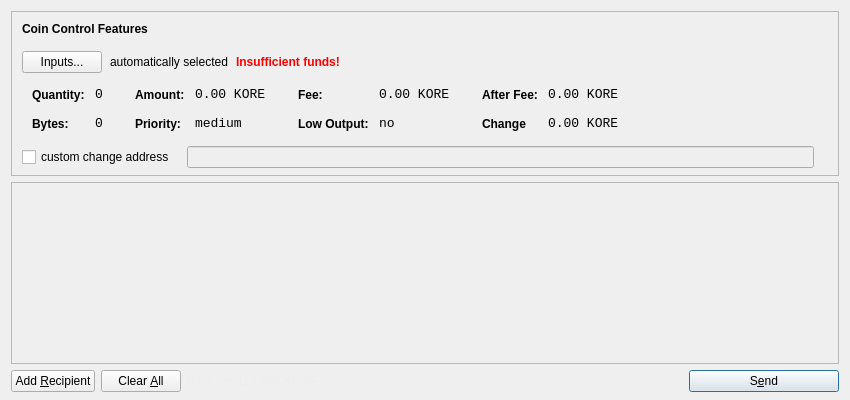
<?xml version="1.0" encoding="UTF-8"?>
<ui version="4.0">
 <class>SendCoinsDialog</class>
 <widget class="QDialog" name="SendCoinsDialog">
  <property name="geometry">
   <rect>
    <x>0</x>
    <y>0</y>
    <width>850</width>
    <height>400</height>
   </rect>
  </property>
  <property name="windowTitle">
   <string>Send Coins</string>
  </property>
  <layout class="QVBoxLayout" name="verticalLayout" stretch="0,1,0">
   <property name="bottomMargin">
    <number>8</number>
   </property>
   <item>
    <widget class="QFrame" name="frameCoinControl">
     <property name="sizePolicy">
      <sizepolicy hsizetype="Expanding" vsizetype="Expanding">
       <horstretch>0</horstretch>
       <verstretch>0</verstretch>
      </sizepolicy>
     </property>
     <property name="maximumSize">
      <size>
       <width>16777215</width>
       <height>16777215</height>
      </size>
     </property>
     <property name="frameShape">
      <enum>QFrame::StyledPanel</enum>
     </property>
     <property name="frameShadow">
      <enum>QFrame::Sunken</enum>
     </property>
     <layout class="QVBoxLayout" name="verticalLayoutCoinControl2">
      <property name="spacing">
       <number>6</number>
      </property>
      <property name="leftMargin">
       <number>0</number>
      </property>
      <property name="topMargin">
       <number>0</number>
      </property>
      <property name="rightMargin">
       <number>0</number>
      </property>
      <property name="bottomMargin">
       <number>6</number>
      </property>
      <item>
       <layout class="QVBoxLayout" name="verticalLayoutCoinControl" stretch="0,0,0,0,1">
        <property name="spacing">
         <number>0</number>
        </property>
        <property name="leftMargin">
         <number>10</number>
        </property>
        <property name="topMargin">
         <number>10</number>
        </property>
        <item>
         <layout class="QHBoxLayout" name="horizontalLayoutCoinControl1">
          <property name="bottomMargin">
           <number>15</number>
          </property>
          <item>
           <widget class="QLabel" name="labelCoinControlFeatures">
            <property name="sizePolicy">
             <sizepolicy hsizetype="Preferred" vsizetype="Maximum">
              <horstretch>0</horstretch>
              <verstretch>0</verstretch>
             </sizepolicy>
            </property>
            <property name="font">
             <font>
              <weight>75</weight>
              <bold>true</bold>
             </font>
            </property>
            <property name="styleSheet">
             <string notr="true">font-weight:bold;</string>
            </property>
            <property name="text">
             <string>Coin Control Features</string>
            </property>
           </widget>
          </item>
         </layout>
        </item>
        <item>
         <layout class="QHBoxLayout" name="horizontalLayoutCoinControl2" stretch="0,0,0,0">
          <property name="spacing">
           <number>8</number>
          </property>
          <property name="bottomMargin">
           <number>10</number>
          </property>
          <item>
           <widget class="QPushButton" name="pushButtonCoinControl">
            <property name="styleSheet">
             <string notr="true"/>
            </property>
            <property name="text">
             <string>Inputs...</string>
            </property>
           </widget>
          </item>
          <item>
           <widget class="QLabel" name="labelCoinControlAutomaticallySelected">
            <property name="text">
             <string>automatically selected</string>
            </property>
            <property name="margin">
             <number>5</number>
            </property>
           </widget>
          </item>
          <item>
           <widget class="QLabel" name="labelCoinControlInsuffFunds">
            <property name="font">
             <font>
              <weight>75</weight>
              <bold>true</bold>
             </font>
            </property>
            <property name="styleSheet">
             <string notr="true">color:red;font-weight:bold;</string>
            </property>
            <property name="text">
             <string>Insufficient funds!</string>
            </property>
            <property name="margin">
             <number>5</number>
            </property>
           </widget>
          </item>
          <item>
           <spacer name="horizontalSpacerCoinControl">
            <property name="orientation">
             <enum>Qt::Horizontal</enum>
            </property>
            <property name="sizeHint" stdset="0">
             <size>
              <width>40</width>
              <height>1</height>
             </size>
            </property>
           </spacer>
          </item>
         </layout>
        </item>
        <item>
         <widget class="QWidget" name="widgetCoinControl" native="true">
          <property name="sizePolicy">
           <sizepolicy hsizetype="Preferred" vsizetype="Preferred">
            <horstretch>0</horstretch>
            <verstretch>0</verstretch>
           </sizepolicy>
          </property>
          <property name="minimumSize">
           <size>
            <width>0</width>
            <height>0</height>
           </size>
          </property>
          <property name="styleSheet">
           <string notr="true"/>
          </property>
          <layout class="QHBoxLayout" name="horizontalLayoutCoinControl5">
           <property name="margin">
            <number>0</number>
           </property>
           <item>
            <layout class="QHBoxLayout" name="horizontalLayoutCoinControl3" stretch="0,0,0,1">
             <property name="spacing">
              <number>20</number>
             </property>
             <property name="topMargin">
              <number>0</number>
             </property>
             <property name="bottomMargin">
              <number>10</number>
             </property>
             <item>
              <layout class="QFormLayout" name="formLayoutCoinControl1">
               <property name="horizontalSpacing">
                <number>10</number>
               </property>
               <property name="verticalSpacing">
                <number>14</number>
               </property>
               <property name="leftMargin">
                <number>10</number>
               </property>
               <property name="topMargin">
                <number>4</number>
               </property>
               <property name="rightMargin">
                <number>6</number>
               </property>
               <item row="0" column="0">
                <widget class="QLabel" name="labelCoinControlQuantityText">
                 <property name="styleSheet">
                  <string notr="true">font-weight:bold;</string>
                 </property>
                 <property name="text">
                  <string>Quantity:</string>
                 </property>
                 <property name="margin">
                  <number>0</number>
                 </property>
                </widget>
               </item>
               <item row="0" column="1">
                <widget class="QLabel" name="labelCoinControlQuantity">
                 <property name="font">
                  <font>
                   <family>Monospace</family>
                   <pointsize>10</pointsize>
                  </font>
                 </property>
                 <property name="cursor">
                  <cursorShape>IBeamCursor</cursorShape>
                 </property>
                 <property name="contextMenuPolicy">
                  <enum>Qt::ActionsContextMenu</enum>
                 </property>
                 <property name="text">
                  <string>0</string>
                 </property>
                 <property name="margin">
                  <number>0</number>
                 </property>
                 <property name="textInteractionFlags">
                  <set>Qt::LinksAccessibleByMouse|Qt::TextSelectableByKeyboard|Qt::TextSelectableByMouse</set>
                 </property>
                </widget>
               </item>
               <item row="1" column="0">
                <widget class="QLabel" name="labelCoinControlBytesText">
                 <property name="styleSheet">
                  <string notr="true">font-weight:bold;</string>
                 </property>
                 <property name="text">
                  <string>Bytes:</string>
                 </property>
                </widget>
               </item>
               <item row="1" column="1">
                <widget class="QLabel" name="labelCoinControlBytes">
                 <property name="font">
                  <font>
                   <family>Monospace</family>
                   <pointsize>10</pointsize>
                  </font>
                 </property>
                 <property name="cursor">
                  <cursorShape>IBeamCursor</cursorShape>
                 </property>
                 <property name="contextMenuPolicy">
                  <enum>Qt::ActionsContextMenu</enum>
                 </property>
                 <property name="text">
                  <string>0</string>
                 </property>
                 <property name="textInteractionFlags">
                  <set>Qt::LinksAccessibleByMouse|Qt::TextSelectableByKeyboard|Qt::TextSelectableByMouse</set>
                 </property>
                </widget>
               </item>
              </layout>
             </item>
             <item>
              <layout class="QFormLayout" name="formLayoutCoinControl2">
               <property name="horizontalSpacing">
                <number>10</number>
               </property>
               <property name="verticalSpacing">
                <number>14</number>
               </property>
               <property name="leftMargin">
                <number>6</number>
               </property>
               <property name="topMargin">
                <number>4</number>
               </property>
               <property name="rightMargin">
                <number>6</number>
               </property>
               <item row="0" column="0">
                <widget class="QLabel" name="labelCoinControlAmountText">
                 <property name="styleSheet">
                  <string notr="true">font-weight:bold;</string>
                 </property>
                 <property name="text">
                  <string>Amount:</string>
                 </property>
                 <property name="margin">
                  <number>0</number>
                 </property>
                </widget>
               </item>
               <item row="0" column="1">
                <widget class="QLabel" name="labelCoinControlAmount">
                 <property name="font">
                  <font>
                   <family>Monospace</family>
                   <pointsize>10</pointsize>
                  </font>
                 </property>
                 <property name="cursor">
                  <cursorShape>IBeamCursor</cursorShape>
                 </property>
                 <property name="contextMenuPolicy">
                  <enum>Qt::ActionsContextMenu</enum>
                 </property>
                 <property name="text">
                  <string>0.00 KORE</string>
                 </property>
                 <property name="textInteractionFlags">
                  <set>Qt::LinksAccessibleByMouse|Qt::TextSelectableByKeyboard|Qt::TextSelectableByMouse</set>
                 </property>
                </widget>
               </item>
               <item row="1" column="0">
                <widget class="QLabel" name="labelCoinControlPriorityText">
                 <property name="styleSheet">
                  <string notr="true">font-weight:bold;</string>
                 </property>
                 <property name="text">
                  <string>Priority:</string>
                 </property>
                </widget>
               </item>
               <item row="1" column="1">
                <widget class="QLabel" name="labelCoinControlPriority">
                 <property name="font">
                  <font>
                   <family>Monospace</family>
                   <pointsize>10</pointsize>
                  </font>
                 </property>
                 <property name="cursor">
                  <cursorShape>IBeamCursor</cursorShape>
                 </property>
                 <property name="contextMenuPolicy">
                  <enum>Qt::ActionsContextMenu</enum>
                 </property>
                 <property name="text">
                  <string>medium</string>
                 </property>
                 <property name="textInteractionFlags">
                  <set>Qt::LinksAccessibleByMouse|Qt::TextSelectableByKeyboard|Qt::TextSelectableByMouse</set>
                 </property>
                </widget>
               </item>
              </layout>
             </item>
             <item>
              <layout class="QFormLayout" name="formLayoutCoinControl3">
               <property name="horizontalSpacing">
                <number>10</number>
               </property>
               <property name="verticalSpacing">
                <number>14</number>
               </property>
               <property name="leftMargin">
                <number>6</number>
               </property>
               <property name="topMargin">
                <number>4</number>
               </property>
               <property name="rightMargin">
                <number>6</number>
               </property>
               <item row="0" column="0">
                <widget class="QLabel" name="labelCoinControlFeeText">
                 <property name="styleSheet">
                  <string notr="true">font-weight:bold;</string>
                 </property>
                 <property name="text">
                  <string>Fee:</string>
                 </property>
                 <property name="margin">
                  <number>0</number>
                 </property>
                </widget>
               </item>
               <item row="0" column="1">
                <widget class="QLabel" name="labelCoinControlFee">
                 <property name="font">
                  <font>
                   <family>Monospace</family>
                   <pointsize>10</pointsize>
                  </font>
                 </property>
                 <property name="cursor">
                  <cursorShape>IBeamCursor</cursorShape>
                 </property>
                 <property name="contextMenuPolicy">
                  <enum>Qt::ActionsContextMenu</enum>
                 </property>
                 <property name="text">
                  <string>0.00 KORE</string>
                 </property>
                 <property name="textInteractionFlags">
                  <set>Qt::LinksAccessibleByMouse|Qt::TextSelectableByKeyboard|Qt::TextSelectableByMouse</set>
                 </property>
                </widget>
               </item>
               <item row="1" column="0">
                <widget class="QLabel" name="labelCoinControlLowOutputText">
                 <property name="styleSheet">
                  <string notr="true">font-weight:bold;</string>
                 </property>
                 <property name="text">
                  <string>Low Output:</string>
                 </property>
                </widget>
               </item>
               <item row="1" column="1">
                <widget class="QLabel" name="labelCoinControlLowOutput">
                 <property name="font">
                  <font>
                   <family>Monospace</family>
                   <pointsize>10</pointsize>
                  </font>
                 </property>
                 <property name="cursor">
                  <cursorShape>IBeamCursor</cursorShape>
                 </property>
                 <property name="contextMenuPolicy">
                  <enum>Qt::ActionsContextMenu</enum>
                 </property>
                 <property name="text">
                  <string>no</string>
                 </property>
                 <property name="textInteractionFlags">
                  <set>Qt::LinksAccessibleByMouse|Qt::TextSelectableByKeyboard|Qt::TextSelectableByMouse</set>
                 </property>
                </widget>
               </item>
              </layout>
             </item>
             <item>
              <layout class="QFormLayout" name="formLayoutCoinControl4">
               <property name="horizontalSpacing">
                <number>10</number>
               </property>
               <property name="verticalSpacing">
                <number>14</number>
               </property>
               <property name="leftMargin">
                <number>6</number>
               </property>
               <property name="topMargin">
                <number>4</number>
               </property>
               <property name="rightMargin">
                <number>6</number>
               </property>
               <item row="0" column="0">
                <widget class="QLabel" name="labelCoinControlAfterFeeText">
                 <property name="styleSheet">
                  <string notr="true">font-weight:bold;</string>
                 </property>
                 <property name="text">
                  <string>After Fee:</string>
                 </property>
                 <property name="margin">
                  <number>0</number>
                 </property>
                </widget>
               </item>
               <item row="0" column="1">
                <widget class="QLabel" name="labelCoinControlAfterFee">
                 <property name="font">
                  <font>
                   <family>Monospace</family>
                   <pointsize>10</pointsize>
                  </font>
                 </property>
                 <property name="cursor">
                  <cursorShape>IBeamCursor</cursorShape>
                 </property>
                 <property name="contextMenuPolicy">
                  <enum>Qt::ActionsContextMenu</enum>
                 </property>
                 <property name="text">
                  <string>0.00 KORE</string>
                 </property>
                 <property name="textInteractionFlags">
                  <set>Qt::LinksAccessibleByMouse|Qt::TextSelectableByKeyboard|Qt::TextSelectableByMouse</set>
                 </property>
                </widget>
               </item>
               <item row="1" column="0">
                <widget class="QLabel" name="labelCoinControlChangeText">
                 <property name="styleSheet">
                  <string notr="true">font-weight:bold;</string>
                 </property>
                 <property name="text">
                  <string>Change</string>
                 </property>
                </widget>
               </item>
               <item row="1" column="1">
                <widget class="QLabel" name="labelCoinControlChange">
                 <property name="font">
                  <font>
                   <family>Monospace</family>
                   <pointsize>10</pointsize>
                  </font>
                 </property>
                 <property name="cursor">
                  <cursorShape>IBeamCursor</cursorShape>
                 </property>
                 <property name="contextMenuPolicy">
                  <enum>Qt::ActionsContextMenu</enum>
                 </property>
                 <property name="text">
                  <string>0.00 KORE</string>
                 </property>
                 <property name="textInteractionFlags">
                  <set>Qt::LinksAccessibleByMouse|Qt::TextSelectableByKeyboard|Qt::TextSelectableByMouse</set>
                 </property>
                </widget>
               </item>
              </layout>
             </item>
            </layout>
           </item>
          </layout>
         </widget>
        </item>
        <item>
         <layout class="QHBoxLayout" name="horizontalLayoutCoinControl4" stretch="0,0,0">
          <property name="spacing">
           <number>12</number>
          </property>
          <property name="sizeConstraint">
           <enum>QLayout::SetDefaultConstraint</enum>
          </property>
          <property name="topMargin">
           <number>5</number>
          </property>
          <property name="rightMargin">
           <number>5</number>
          </property>
          <item>
           <widget class="QCheckBox" name="checkBoxCoinControlChange">
            <property name="text">
             <string>custom change address</string>
            </property>
           </widget>
          </item>
          <item>
           <widget class="QLineEdit" name="lineEditCoinControlChange">
            <property name="enabled">
             <bool>false</bool>
            </property>
            <property name="sizePolicy">
             <sizepolicy hsizetype="Expanding" vsizetype="Fixed">
              <horstretch>0</horstretch>
              <verstretch>0</verstretch>
             </sizepolicy>
            </property>
           </widget>
          </item>
          <item>
           <widget class="QLabel" name="labelCoinControlChangeLabel">
            <property name="sizePolicy">
             <sizepolicy hsizetype="Preferred" vsizetype="Expanding">
              <horstretch>0</horstretch>
              <verstretch>0</verstretch>
             </sizepolicy>
            </property>
            <property name="minimumSize">
             <size>
              <width>0</width>
              <height>0</height>
             </size>
            </property>
            <property name="text">
             <string/>
            </property>
            <property name="margin">
             <number>3</number>
            </property>
           </widget>
          </item>
         </layout>
        </item>
        <item>
         <spacer name="verticalSpacerCoinControl">
          <property name="orientation">
           <enum>Qt::Vertical</enum>
          </property>
          <property name="sizeHint" stdset="0">
           <size>
            <width>800</width>
            <height>1</height>
           </size>
          </property>
         </spacer>
        </item>
       </layout>
      </item>
     </layout>
    </widget>
   </item>
   <item>
    <widget class="QScrollArea" name="scrollArea">
     <property name="widgetResizable">
      <bool>true</bool>
     </property>
     <widget class="QWidget" name="scrollAreaWidgetContents">
      <property name="geometry">
       <rect>
        <x>0</x>
        <y>0</y>
        <width>830</width>
        <height>156</height>
       </rect>
      </property>
      <layout class="QVBoxLayout" name="verticalLayout_2">
       <property name="margin">
        <number>0</number>
       </property>
       <item>
        <layout class="QVBoxLayout" name="entries">
         <property name="spacing">
          <number>6</number>
         </property>
        </layout>
       </item>
       <item>
        <spacer name="verticalSpacer">
         <property name="orientation">
          <enum>Qt::Vertical</enum>
         </property>
         <property name="sizeHint" stdset="0">
          <size>
           <width>20</width>
           <height>40</height>
          </size>
         </property>
        </spacer>
       </item>
      </layout>
     </widget>
    </widget>
   </item>
   <item>
    <layout class="QHBoxLayout" name="horizontalLayout">
     <item>
      <widget class="QPushButton" name="addButton">
       <property name="toolTip">
        <string>Send to multiple recipients at once</string>
       </property>
       <property name="text">
        <string>Add &amp;Recipient</string>
       </property>
       <property name="icon">
        <iconset resource="../bitcoin.qrc">
         <normaloff>:/icons/add</normaloff>:/icons/add</iconset>
       </property>
       <property name="autoDefault">
        <bool>false</bool>
       </property>
      </widget>
     </item>
     <item>
      <widget class="QPushButton" name="clearButton">
       <property name="sizePolicy">
        <sizepolicy hsizetype="Minimum" vsizetype="Fixed">
         <horstretch>0</horstretch>
         <verstretch>0</verstretch>
        </sizepolicy>
       </property>
       <property name="toolTip">
        <string>Remove all transaction fields</string>
       </property>
       <property name="text">
        <string>Clear &amp;All</string>
       </property>
       <property name="icon">
        <iconset resource="../bitcoin.qrc">
         <normaloff>:/icons/remove</normaloff>:/icons/remove</iconset>
       </property>
       <property name="autoRepeatDelay">
        <number>300</number>
       </property>
       <property name="autoDefault">
        <bool>false</bool>
       </property>
      </widget>
     </item>
     <item>
      <layout class="QHBoxLayout" name="horizontalLayout_2">
       <property name="spacing">
        <number>3</number>
       </property>
       <item>
        <widget class="QLabel" name="label">
         <property name="sizePolicy">
          <sizepolicy hsizetype="Preferred" vsizetype="Fixed">
           <horstretch>0</horstretch>
           <verstretch>0</verstretch>
          </sizepolicy>
         </property>
         <property name="styleSheet">
          <string notr="true">#label { color: #ededed; }</string>
         </property>
         <property name="text">
          <string>Balance:</string>
         </property>
        </widget>
       </item>
       <item>
        <widget class="QLabel" name="labelBalance">
         <property name="sizePolicy">
          <sizepolicy hsizetype="Preferred" vsizetype="Fixed">
           <horstretch>0</horstretch>
           <verstretch>0</verstretch>
          </sizepolicy>
         </property>
         <property name="cursor">
          <cursorShape>IBeamCursor</cursorShape>
         </property>
         <property name="styleSheet">
          <string notr="true">#labelBalance { color: #ededed; }</string>
         </property>
         <property name="text">
          <string>123.456 KORE</string>
         </property>
         <property name="textInteractionFlags">
          <set>Qt::LinksAccessibleByMouse|Qt::TextSelectableByKeyboard|Qt::TextSelectableByMouse</set>
         </property>
        </widget>
       </item>
      </layout>
     </item>
     <item>
      <spacer name="horizontalSpacer">
       <property name="orientation">
        <enum>Qt::Horizontal</enum>
       </property>
       <property name="sizeHint" stdset="0">
        <size>
         <width>40</width>
         <height>20</height>
        </size>
       </property>
      </spacer>
     </item>
     <item>
      <widget class="QPushButton" name="sendButton">
       <property name="minimumSize">
        <size>
         <width>150</width>
         <height>0</height>
        </size>
       </property>
       <property name="toolTip">
        <string>Confirm the send action</string>
       </property>
       <property name="text">
        <string>S&amp;end</string>
       </property>
       <property name="icon">
        <iconset resource="../bitcoin.qrc">
         <normaloff>:/icons/send</normaloff>:/icons/send</iconset>
       </property>
       <property name="default">
        <bool>true</bool>
       </property>
      </widget>
     </item>
    </layout>
   </item>
  </layout>
 </widget>
 <resources>
  <include location="../bitcoin.qrc"/>
 </resources>
 <connections/>
</ui>
